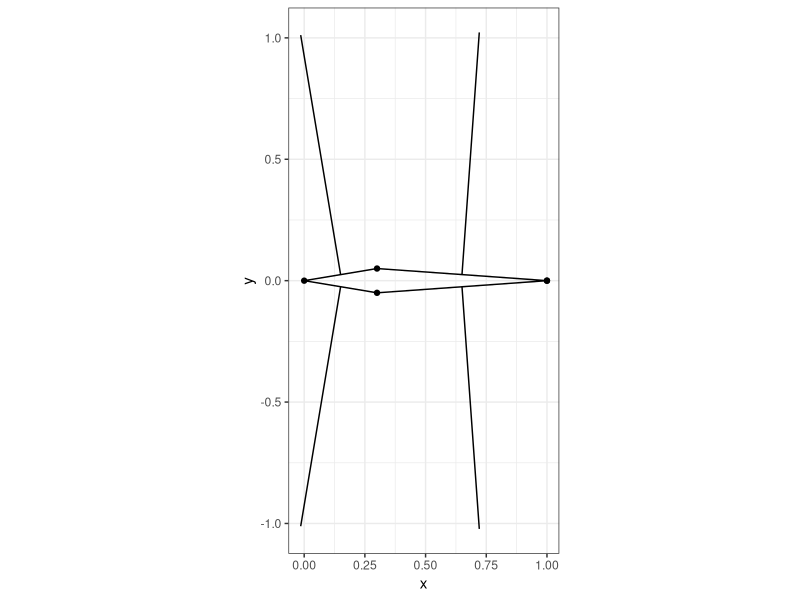
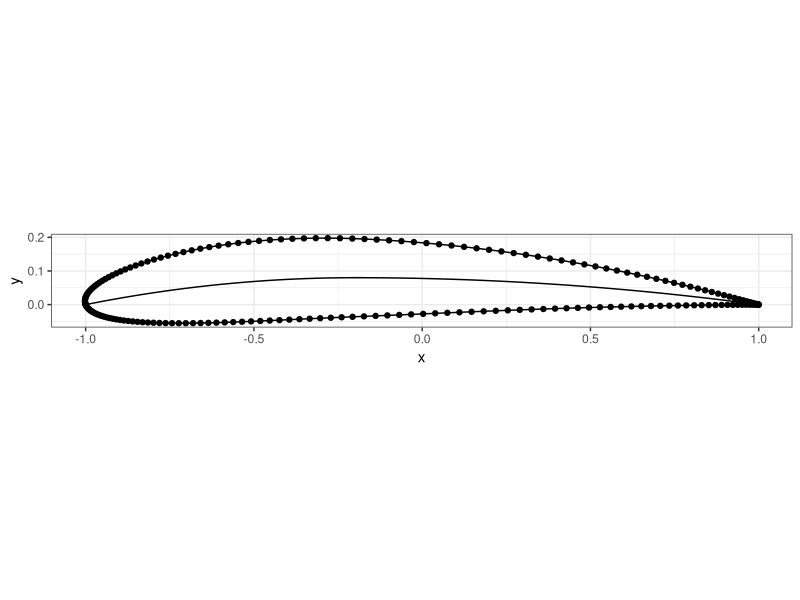
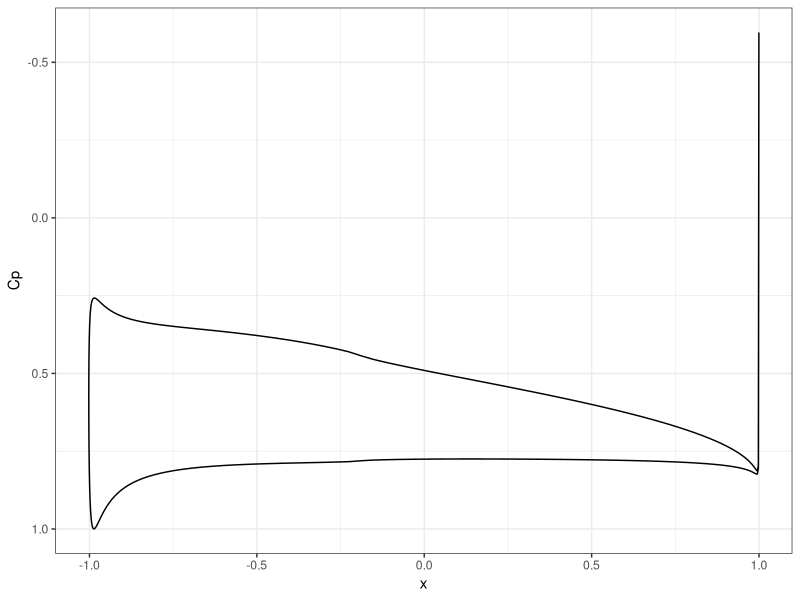

These charts were generated, in order, by the following R code:
#============================#
# Panel Method
# Alwin Wang
#----------------------------#
library(ggplot2)
library(dplyr)
library(tidyr)
theme_set(theme_bw())                                           # Set black and white theme

AirfoilSamp <- function(cvec, p) {
  a = min(cvec)
  c = cvec[length(cvec)] - cvec[1]
  xvec = ((0.5*sin((cvec - 0.5*c - a)*pi/c) + 0.5)^p)*c + a # Asymmetric
  return(xvec)
}

AirfoilCoord <- function(
  cvec, NACA = NULL,
  mc = NULL, p = NULL, tc = NULL) {
  # Determine airfoil properties
  a = min(cvec)
  c = cvec[length(cvec)] - cvec[1]
  if (is.numeric(NACA)) {
    mc = (NACA %/% 1000) / 100
    p = (NACA %/% 100 %% 10) / 10
    tc = (NACA %% 100) / 100
  }
  t = tc*c
  m = mc*c
  # Generate coordinates
  x  = cvec
  yc = ifelse(x < p*c+a, 
              m/p^2*(2*p*((x-a)/c)-((x-a)/c)^2),
              m/(1-p)^2*(1-2*p + 2*p*((x-a)/c)-((x-a)/c)^2))
  dycdx = ifelse(x < p*c+a,
                 2*m/p^2*(p-(x-a)/c),
                 2*m/(1-p)^2*(p-(x-a)/c))
  theta = atan(dycdx)
  yt = 5*t*(0.2969*sqrt(abs((x-a)/c)) - 0.1260*((x-a)/c) - 0.3516*((x-a)/c)^2 +
              0.2843*((x-a)/c)^3 - 0.1036*((x-a)/c)^4)
  xU = x - yt*sin(theta)
  yU = yc + yt*cos(theta)
  xL = x + yt*sin(theta)
  yL = yc - yt*cos(theta)
  # Output
  coord <- data.frame(x = c(rev(xL), xU), y = c(rev(yL), yU)) %>% 
    unique(.)
  rownames(coord) <- NULL
  return(list(coord = coord, camb = data.frame(x = x, y = yc)))
}

VLPan <- function(coord) {
  # Num of collocation points
  Ni = nrow(coord) - 1
  # Determine panel segments
  panels <-  data.frame(
    i  = 1:(Ni+1),
    x  = (lead(coord$x) + coord$x)/2,
    y  = (lead(coord$y) + coord$y)/2,
    x1 = coord$x,
    y1 = coord$y,
    x2 = lead(coord$x),
    y2 = lead(coord$y)) %>% 
    mutate (
    c  = sqrt((x2-x1)^2 + (y2-y1)^2),
    dx = x2 - x1,
    dy = y2 - y1)
  panels   <- panels[1:Ni,]
  # Determine normal components using cross product 
  # Clockwise: (0, 0, -1) | AntiClock: (0, 0, 1) 
  panels <- panels %>% 
    mutate(nx = -dy, ny = dx,
           nl = sqrt(nx^2+ny^2),
           nx = nx/nl,
           ny = ny/nl,
           theta = atan2(dy, dx)) %>% 
    select(-nl)
  # Return the output
  return(panels)
}

CoRot <- function(x, y, x0, y0, theta, var) {
  if (var == "x") 
    return(cos(theta)*(x-x0) - sin(theta)*(y-y0))
  if (var == "y") 
    return(sin(theta)*(x-x0) + cos(theta)*(y-y0))
}

VLInf <- function(panel, panels) {
  # Need to rotate the collocation point into the panel coordinate
  indvel <- panels %>% 
    mutate(
      xc = panel$x,
      yc = panel$y) %>% 
    mutate( # Due to coordinate transform x1l = y1l = y2l = 0
      x1l = 0,
      y1l = 0,
      x2l = CoRot(x2, y2, x1, y1, -theta, "x"),
      y2l = 0, 
      xcl = CoRot(xc, yc, x1, y1, -theta, "x"),
      ycl = CoRot(xc, yc, x1, y1, -theta, "y"))
  # ggplot(indvel) +
  #   geom_segment(aes(x1l, y1l, xend = x2l, yend = y2l)) +
  #   geom_point(aes(xcl, ycl, colour = i))
  # 
  # Determined induced velocities in panel coordinates
  indvel <- indvel %>% 
    mutate(
      r1 = sqrt(xcl^2 + ycl^2),
      r2 = sqrt((xcl-x2l)^2 + ycl^2),
      t1 = atan2(ycl, xcl),
      t2 = atan2(ycl, xcl-x2l)) %>% 
    mutate(
      t1 = ifelse(t1<0, t1+2*pi, t1),
      t2 = ifelse(t2<0, t2+2*pi, t2) ) %>% 
    mutate( # Simplified since x1l = 0
      ual = (-ycl*log(r2/r1) + (x2l-xcl)*(t2-t1))      /(2*pi*x2l),
      ubl = ( ycl*log(r2/r1) +       xcl*(t2-t1))      /(2*pi*x2l),
      wal = ((x2l-xcl)*log(r2/r1) - x2l + ycl*(t2-t1)) /(2*pi*x2l),
      wbl = (      xcl*log(r2/r1) + x2l - ycl*(t2-t1)) /(2*pi*x2l) )
  
  # Transform back into global coordinates
  indvel <- indvel %>% 
    mutate(
      ua = CoRot(ual, wal, 0, 0, theta, "x"),
      wa = CoRot(ual, wal, 0, 0, theta, "y"),
      ub = CoRot(ubl, wbl, 0, 0, theta, "x"),
      wb = CoRot(ubl, wbl, 0, 0, theta, "y") ) %>% 
    select(ua, wa, ub, wb)
  indvel[nrow(indvel)+1,] = 0 # Added for convinience in lead/lag
  
  indvel <- data.frame(
    u = indvel$ua + lag(indvel$ub, default = 0),
    w = indvel$wa + lag(indvel$wb, default = 0) )
  
  # Influence row
  Kj = indvel$u*panel$nx + indvel$w*panel$ny
  
  return(Kj)
}

VLSol <- function(panels) {
  Ni = nrow(panels)
  # Apply for each collication point
  panel_li <- split(panels, panels$i)
  K <- lapply(panel_li, function(panel) VLInf(panel, panels))
  K =  t(bind_rows(K))
  K =  rbind(K, c(1, rep(0, Ni-1), 1))
  # RHS
  alpha = 5*pi/180
  Uinf = cos(alpha)
  Vinf = sin(alpha)
  b =  -(Uinf*panels$nx + Vinf*panels$ny)
  b =  c(b, 0)
  # Solve
  gamma = solve(K, b)
  
  # Output properties
  # CHORD = left most and right most EucDist
  panels$ga = gamma[1:Ni]
  panels$gb = gamma[2:(Ni+1)]
  panels <- panels %>%
    mutate(U = Uinf*dx + Vinf*dy + (ga+gb)/4) %>% 
    mutate(Cp = 1-(U/Uinf)^2) %>% 
    mutate(Cl = (ga+gb)*c/1)
  
  return(panels)
}

coord <- data.frame(
  x = c(1,  0.3,  0,  0.3, 1),
  y = c(0, -0.05, 0, 0.05, 0))
panels <- VLPan(coord)
vlsoln <- VLSol(panels)
ggplot(coord, aes(x, y)) + geom_path() + geom_point() + 
  coord_fixed() +
  geom_segment(aes(x, y, xend = x+nx, yend = y+ny), panels)



# Chord Vector
cvec = seq(-1, 1, length.out = 100)
cvec = AirfoilSamp(cvec, 1.5)
coord = AirfoilCoord(cvec, 4412)
ggplot(coord$coord, aes(x, y)) + geom_path() + geom_point() + 
  geom_path(aes(x, y), coord$camb) +
  coord_fixed()
max(coord$coord$y) - min(coord$coord$y)
panels <- VLPan(coord$coord)
vlsoln <- VLSol(panels)
ggplot(vlsoln, aes(x, Cp)) + geom_path() + ylim(-2, 1) + scale_y_reverse()

